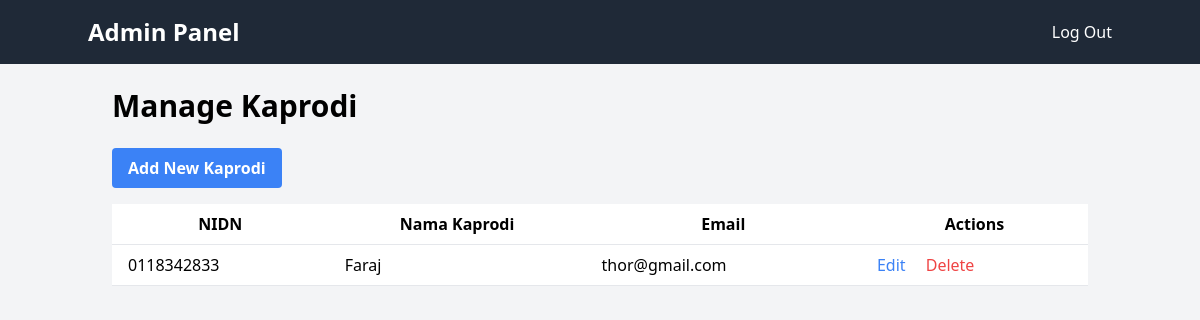
The page /src/admin/manage_kaprodi.php (signed in) on the database its author committed.
### tables this page shows
CREATE TABLE `kaprodi` (
  `nidn` char(12) NOT NULL,
  `nama` varchar(255) NOT NULL,
  `username` varchar(50) NOT NULL,
  `email` varchar(255) NOT NULL,
  `password` varchar(255) NOT NULL,
  `jk` char(1) NOT NULL,
  `jurusan` varchar(150) NOT NULL,
  `foto` tinyblob,
  `role` enum('kaprodi') DEFAULT NULL
);

### src/admin/manage_kaprodi.php (the view, shortened to what this page needs)
<?php
require('../include/koneksi.php');
$sql = "SELECT * FROM kaprodi";
$result = $koneksi->query($sql);
?>
<!DOCTYPE html>
<html lang="en">
<head>
    <link href="https://cdn.jsdelivr.net/npm/tailwindcss@2.2.19/dist/tailwind.min.css" rel="stylesheet">
</head>
<body class="bg-gray-100">
<nav class="bg-gray-800 p-4">
    <div class="container mx-auto flex justify-between items-center">
        <a href="index_admin.php" class="text-white text-2xl font-bold">Admin Panel</a>
        <a href="logout.php" class="text-white hover:text-gray-400">Log Out</a>
    </div>
</nav>
<div class="container mx-auto p-6">
    <h1 class="text-3xl font-bold mb-6">Manage Kaprodi</h1>
    <a href="add_kaprodi.php" class="bg-blue-500 hover:bg-blue-700 text-white font-bold py-2 px-4 rounded mb-4 inline-block">Add New Kaprodi</a>
    <table class="min-w-full bg-white">
        <thead>
            <tr>
                <th class="py-2 px-4 border-b">NIDN</th>
                <th class="py-2 px-4 border-b">Nama Kaprodi</th>
                <th class="py-2 px-4 border-b">Email</th>
                <th class="py-2 px-4 border-b">Actions</th>
            </tr>
        </thead>
        <tbody>
            <?php while($row = $result->fetch_assoc()): ?>
            <tr>
                <td class="py-2 px-4 border-b"><?php echo $row['nidn']; ?></td>
                <td class="py-2 px-4 border-b"><?php echo $row['nama']; ?></td>
                <td class="py-2 px-4 border-b"><?php echo $row['email']; ?></td>
                <td class="py-2 px-4 border-b">
                    <a href="edit_kaprodi.php?nidn=<?php echo $row['nidn']; ?>" class="text-blue-500 hover:text-blue-700">Edit</a>
                    <a href="delete_kaprodi.php?nidn=<?php echo $row['nidn']; ?>" class="text-red-500 hover:text-red-700 ml-4">Delete</a>
                </td>
            </tr>
            <?php endwhile; ?>
        </tbody>
    </table>
</div>
</body>
</html>

### rows shown on the page
kaprodi: nidn "0118342833", nama "Faraj", email "thor@gmail.com"
